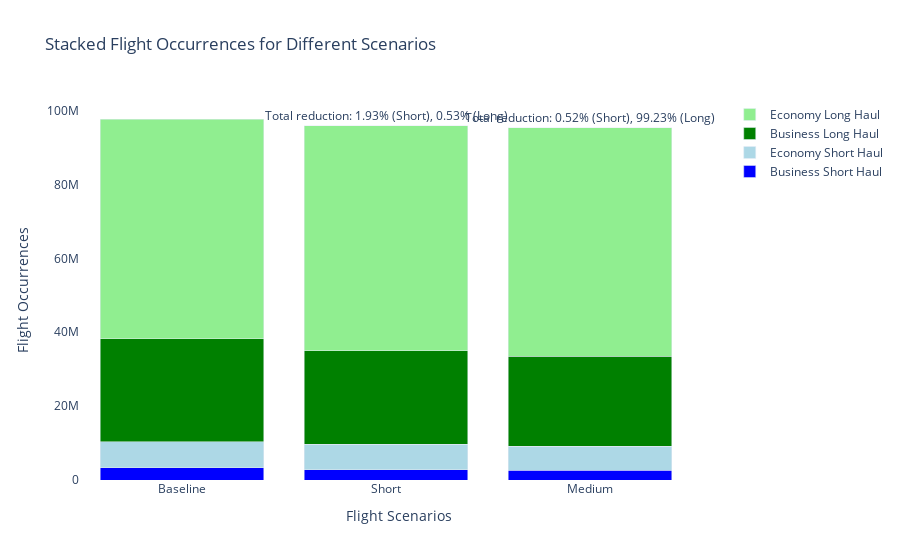

The notebook cell saved with this chart:
### Code cell
business_short_haul = [baseline_short_business, change_short_business, change_short_business_new]  # Occurrences for BSH: Baseline, Short, Medium
economy_short_haul = [baseline_short_economy, change_short_economy, change_short_economy_new]  # Occurrences for ESH: Baseline, Short, Medium
business_long_haul = [baseline_long_business, change_long_business, change_long_business_new]  # Occurrences for BSH: Baseline, Short, Medium
economy_long_haul = [baseline_long_economy, change_long_economy, change_long_economy_new]  # Occurrences for ESH: Baseline, Short, Medium
scenarios = ['Baseline', 'Short', 'Medium']

# Calculate total at the top of each column
total_business_short = sum(business_short_haul)
total_economy_short = sum(economy_short_haul)
total_business_long = sum(business_long_haul)
total_economy_long = sum(economy_long_haul)

# Calculate total CO2 reduction
total_reduction_short = total_baseline - total_short
total_reduction_medium = total_short - total_medium

# Define offset for annotation
annotation_offset = 10

# Plotly setup
fig = go.Figure()

# Adding bars for each scenario
fig.add_trace(go.Bar(x=scenarios, y=business_short_haul, name='Business Short Haul', marker_color='blue'))
fig.add_trace(go.Bar(x=scenarios, y=economy_short_haul, name='Economy Short Haul', marker_color='lightblue'))
fig.add_trace(go.Bar(x=scenarios, y=business_long_haul, name='Business Long Haul', marker_color='green'))
fig.add_trace(go.Bar(x=scenarios, y=economy_long_haul, name='Economy Long Haul', marker_color='lightgreen'))

# Displaying reduction as total CO2 reduction
for i in range(1, len(scenarios)):
    reduction_percentage_short = (total_reduction_short / total_baseline) * 100 if scenarios[i] == 'Short' else (total_reduction_medium / total_short) * 100
    rounded_percentage_short = round(reduction_percentage_short, 2)
    
    reduction_percentage_long = (total_reduction_long / total_baseline) * 100 if scenarios[i] == 'Medium' else (total_reduction_medium / total_medium) * 100
    rounded_percentage_long = round(reduction_percentage_long, 2)
    
    fig.add_annotation(x=i, y=sum([business_short_haul[i], economy_short_haul[i], business_long_haul[i], economy_long_haul[i]]) + annotation_offset,
                       text=f"Total reduction: {rounded_percentage_short}% (Short), {rounded_percentage_long}% (Long)",
                       showarrow=False, xanchor='center', yanchor='bottom')

# Update layout
fig.update_layout(barmode='stack', 
                  title='Stacked Flight Occurrences for Different Scenarios', 
                  xaxis_title='Flight Scenarios', 
                  yaxis_title='Flight Occurrences', 
                  legend=dict(x=1.02, y=1, bgcolor='rgba(255, 255, 255, 0)', bordercolor='rgba(255, 255, 255, 0)'), plot_bgcolor='rgba(0, 0, 0, 0)')
fig.show()

### Figure 1 — Plotly figure (JSON) as saved in the notebook; plotly's stock layout.template omitted (floating-point values rounded to 4 significant figures)
{"data": [{"marker": {"color": "blue"}, "name": "Business Short Haul", "type": "bar", "x": ["Baseline", "Short", "Medium"], "y": [3325000.0, 2837000.0, 2588000.0]}, {"marker": {"color": "lightblue"}, "name": "Economy Short Haul", "type": "bar", "x": ["Baseline", "Short", "Medium"], "y": [7084000.0, 6819000.0, 6565000.0]}, {"marker": {"color": "green"}, "name": "Business Long Haul", "type": "bar", "x": ["Baseline", "Short", "Medium"], "y": [27900000.0, 25320000.0, 24380000.0]}, {"marker": {"color": "lightgreen"}, "name": "Economy Long Haul", "type": "bar", "x": ["Baseline", "Short", "Medium"], "y": [59430000.0, 60880000.0, 61820000.0]}], "layout": {"annotations": [{"showarrow": false, "text": "Total reduction: 1.93% (Short), 0.53% (Long)", "x": 1, "xanchor": "center", "y": 95860000.0, "yanchor": "bottom"}, {"showarrow": false, "text": "Total reduction: 0.52% (Short), 99.23% (Long)", "x": 2, "xanchor": "center", "y": 95360000.0, "yanchor": "bottom"}], "barmode": "stack", "legend": {"bgcolor": "rgba(255, 255, 255, 0)", "bordercolor": "rgba(255, 255, 255, 0)", "x": 1.02, "y": 1}, "plot_bgcolor": "rgba(0, 0, 0, 0)", "title": {"text": "Stacked Flight Occurrences for Different Scenarios"}, "xaxis": {"title": {"text": "Flight Scenarios"}}, "yaxis": {"title": {"text": "Flight Occurrences"}}}}
